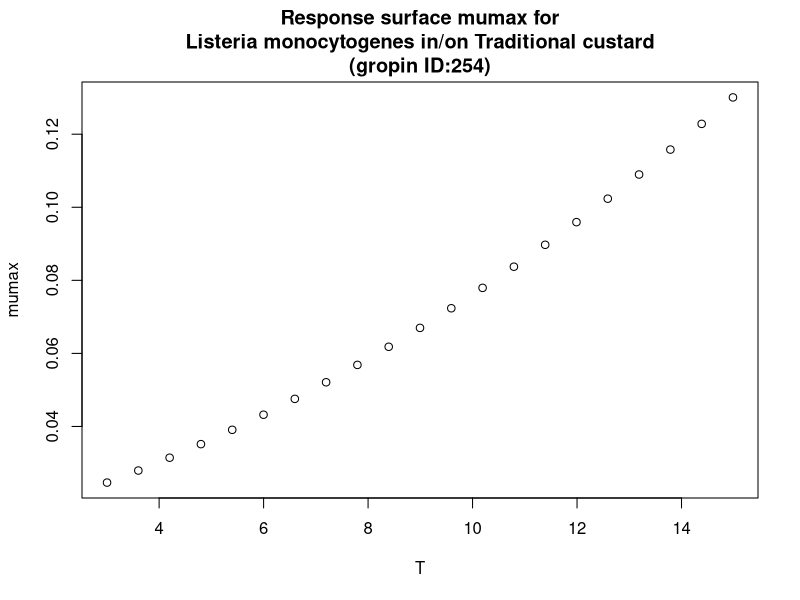

Here is the R script that generated this plot:
#############################
# start of Parameter script
#############################
T <- seq(3.003,14.985014985015,length.out=21)
#############################
# end of Parameter script
#############################
############################# 
# start of Model script Gropin ID 254 
#############################
 
# constant coefficients for this model
a <- 0.017
Tmin <- -6.23
 
variables <- data.frame(T)
argumentsPar <- expand.grid(variables)
 
# heart of the model
response_surface <- function(T) {
   mumax <-(a*(T-Tmin))^2

return(mumax=mumax)
} 

# output parameters
responseSurface <- cbind(argumentsPar,response_surface(argumentsPar['T']))
colnames(responseSurface) <- c(colnames(argumentsPar),'mumax')
#############################
# End of Model script
#############################
############################# 
# start of Visualisation script Gropin ID 254 
#############################
plot(T,responseSurface$'mumax',xlab='T',
                          ylab='mumax',main='Response surface mumax for
Listeria monocytogenes in/on Traditional custard
(gropin ID:254)')
#############################
# End of Visualisation script
#############################
